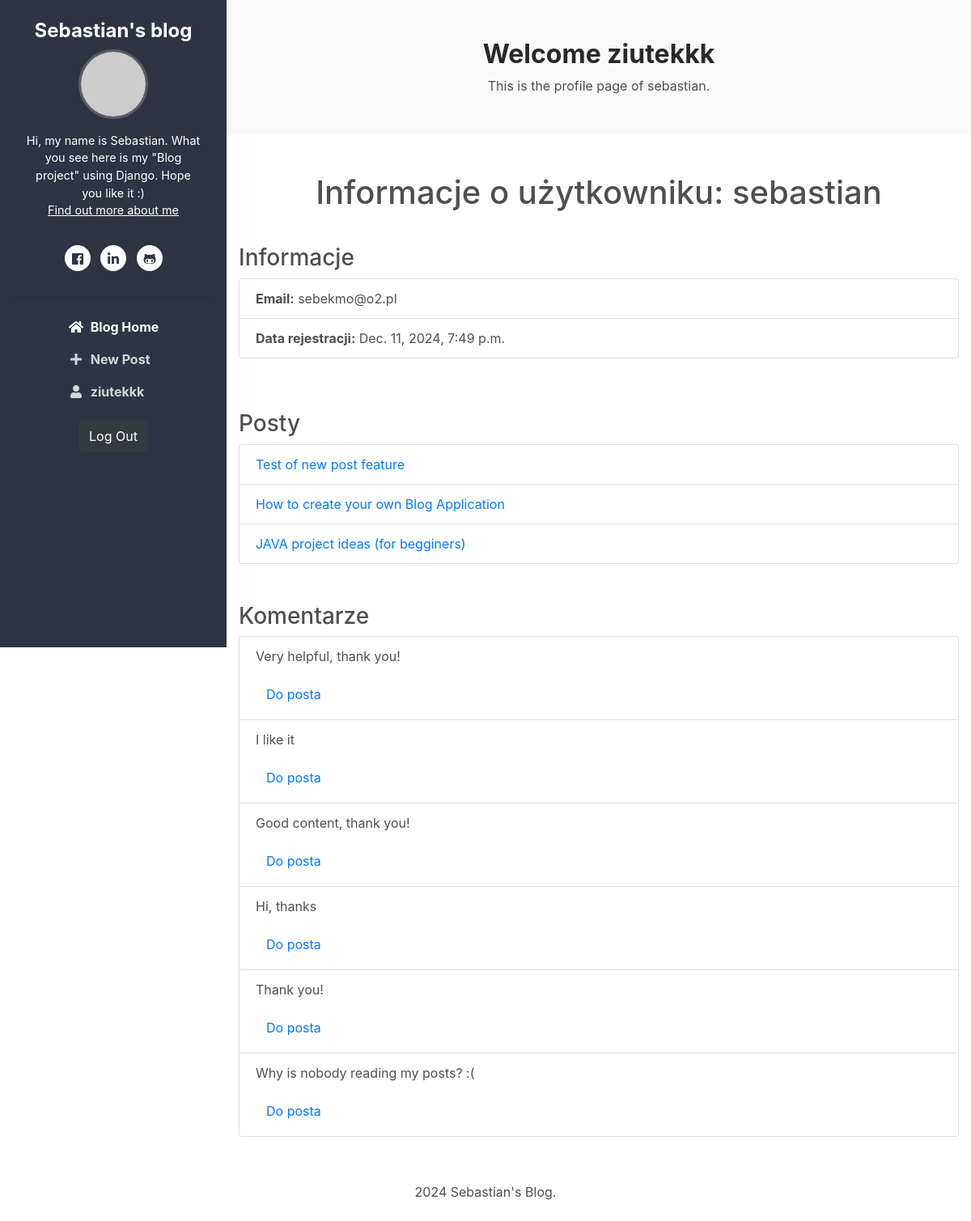
The app's page /profile/sebastian/ (signed in) with its own data.
### blog/models.py (models this page shows, shortened)
class Post(models.Model):
    title = models.CharField(max_length=100)
    content = models.TextField()
    author = models.CharField(max_length=30)
    published_at = models.DateTimeField(blank=True, null=True)
    created_at = models.DateTimeField(auto_now_add=True)
    updated_at = models.DateTimeField(auto_now=True)

class Comment(models.Model):
    post = models.ForeignKey(Post, on_delete=models.CASCADE, related_name="comments")
    author = models.ForeignKey(User, on_delete=models.CASCADE)
    content = models.TextField()
    created_at = models.DateTimeField(auto_now_add=True)

### blog/views.py (the view)
# urls.py: path('profile/', views.profile, name='profile'),
def profile(request, author=None):
    if author:
        profile_user = get_object_or_404(User, username=author)
    else:
        profile_user = request.user
    posts = Post.objects.filter(author=profile_user.username)
    comments = Comment.objects.filter(author=profile_user)
    return render(request, 'blog/profile.html', {
        'profile': profile_user,
        'posts': posts,
        'comments': comments
        })

### blog/templates/blog/profile.html (shortened to what this page needs)
{% extends 'base.html' %}
{% block content %}
<section class="cta-section theme-bg-light py-5">
    <div class="container text-center">
        <h2 class="heading">Welcome {{ user.username }}</h2>
        <div class="intro">This is the profile page of {{ profile.username }}.</div>
    </div>
</section>
<section class="profile-section py-5">
    <div class="container">
        <h1 class="text-center mb-4">Informacje o użytkowniku: {{ profile.username }}</h1>
        <div class="profile-info mb-5 py-3">
            <h3>Informacje</h3>
            <ul class="list-group">
                <li class="list-group-item"><strong>Email:</strong> {{ profile.email }}</li>
                <li class="list-group-item"><strong>Data rejestracji:</strong> {{ profile.date_joined }}</li>
            </ul>
        </div>
        <div class="posts-section mb-5">
            <h3>Posty</h3>
            {% if posts %}
                <ul class="list-group">
                    {% for post in posts %}
                        <li class="list-group-item">
                            <a href="{% url 'post_detail' post.id %}" class="text-decoration-none">{{ post.title }}</a>
                        </li>
                    {% endfor %}
                </ul>
            {% else %}
                <p class="text-muted">Brak postów.</p>
            {% endif %}
        </div>
        <div class="comments-section">
            <h3>Komentarze</h3>
            {% if comments %}
                <ul class="list-group">
                    {% for comment in comments %}
                        <li class="list-group-item">
                            <p>{{ comment.content }}</p>
                            <a href="{% url 'post_detail' comment.post.id %}" class="btn btn-link">Do posta</a>
                        </li>
                    {% endfor %}
                </ul>
            {% else %}
                <p class="text-muted">Brak komentarzy.</p>
            {% endif %}
        </div>
    </div>
</section>
{% endblock %}

### blog_main/templates/base.html (shortened to what this page needs)
{% load static %}
{% load humanize %}
<!DOCTYPE html>
<html lang="en">
<head>
    <link rel="stylesheet" href="https://stackpath.bootstrapcdn.com/bootstrap/4.4.1/css/bootstrap.min.css">
    <link id="theme-style" rel="stylesheet" href="{% static 'css/theme-1.css' %}">
</head>
<body>
    <header class="header text-center">
        <h1 class="blog-name pt-lg-4 mb-0"><a href="{% url 'home' %}">Sebastian's blog</a></h1>
        <nav class="navbar navbar-expand-lg navbar-dark">
            <div id="navigation" class="collapse navbar-collapse flex-column">
                <div class="profile-section pt-3 pt-lg-0">
                    {% if user.is_authenticated %}
                        <img class="profile-image mb-3 rounded-circle mx-auto"
                            src="https://ui-avatars.com/api/?name={{ user.username }}"
                            alt="avatar">
                    {% endif %}
                    <div class="bio mb-3">Hi, my name is Sebastian. What you see here is my "Blog project" using Django. Hope you like it :)<br><a href="https://github.com/sebbmon" target="_blank">Find out more about me</a></div>
                    <ul class="social-list list-inline py-3 mx-auto">
                        <li class="list-inline-item"><a href="#"><i class="fab fa-facebook fa-fw"></i></a></li>
                        <li class="list-inline-item"><a href="#"><i class="fab fa-linkedin-in fa-fw"></i></a></li>
                        <li class="list-inline-item"><a href="https://github.com/sebbmon" target="_blank"><i class="fab fa-github-alt fa-fw"></i></a></li>
                    </ul>
                    <hr>
                </div>
                <ul class="navbar-nav flex-column text-left">
					<li class="nav-item active">
					    <a class="nav-link" href="{% url 'home' %}"><i class="fas fa-home fa-fw mr-2"></i>Blog Home <span class="sr-only">(current)</span></a>
					</li>
					{% if user.is_authenticated %}
					<li class="nav-item">
					    <a class="nav-link" href="{% url 'new_post' %}"><i class="fas fa-plus fa-fw mr-2"></i>New Post</a>
					</li>
					<li class="nav-item">
					    <a class="nav-link" href="{% url 'profile' user.username %}"><i class="fas fa-user fa-fw mr-2"></i>{{ user.username }}</a>
					</li>
					{% endif %}
				</ul>
                <div class="my-2 my-md-3">
                    {% if user.is_authenticated %}
                    <form action="{% url 'logout' %}" method="post">
                        <button type="submit" class="btn btn-dark">Log Out</button>
                    </form>
                    {% else %}
                    <a class="btn btn-light" href="{% url 'login' %}">Log In</a>
                    <a class="btn btn-dark" href="{% url 'register' %}">Register</a>
                    {% endif %}
                </div>
            </div>
        </nav>
    </header>
    <main class="main-wrapper">
        {% block content %}{% endblock %}
    </main>
    <footer class="footer text-center py-2">
        <p>2024 Sebastian's Blog.</p>
    </footer>
</body>
</html>

### static/css/theme-1.css (style rules this page uses)
:root { --primary-color: #2e3442; --primary-dark: #1e232f; --dark-bg: #223142; --light-bg: #fafafa; --text-color: #4f4f4f; --sidebar-width: 280px; }
body { font-family: -apple-system, BlinkMacSystemFont, "Segoe UI", Roboto, "Helvetica Neue", Arial, sans-serif; color: var(--text-color); background: #fff; -webkit-font-smoothing: antialiased; }
.header { position: fixed; left: 0; top: 0; height: 100vh; width: var(--sidebar-width); background: var(--primary-color); color: #fff; overflow-y: auto; }
.header .blog-name { font-weight: bold; font-size: 1.5rem; }
.header .blog-name a { color: #fff; text-decoration: none; }
.header .navbar-dark .navbar-nav .nav-link { color: rgba(255, 255, 255, 0.8); font-weight: bold; }
.header .navbar-dark .navbar-nav .nav-link:hover, .header .navbar-dark .navbar-nav .active .nav-link { color: #fff; text-decoration: none; }
.profile-section .profile-image { max-width: 160px; border: 3px solid rgba(255,255,255,0.2); }
.profile-section .bio { font-size: 0.9rem; padding: 0 15px; }
.profile-section .bio a { color: #fff; text-decoration: underline; }
.social-list a { width: 32px; height: 32px; padding-top: 5px; display: inline-block; text-align: center; border-radius: 50%; background-color: #fff; color: var(--primary-color); transition: all 0.3s; }
.main-wrapper { margin-left: var(--sidebar-width); background: #fff; min-height: 100vh; }
.theme-bg-light { background: var(--light-bg) !important; }
.cta-section .heading { font-size: 2rem; font-weight: bold; color: #292929; }

### records on screen
Post: title "Test of new post feature"
Post: title "How to create your own Blog Application"
Post: title "JAVA project ideas (for begginers)"
Comment: content "Very helpful, thank you!"
Comment: content "I like it"
Comment: content "Good content, thank you!"
Comment: content "Hi, thanks"
Comment: content "Thank you!"
Comment: content "Why is nobody reading my posts? :("

### other values on screen
{{ user.username }} "ziutekkk"
{{ profile.username }} "sebastian"
{{ profile.email }} "sebekmo@o2.pl"
{{ profile.date_joined }} "Dec. 11, 2024, 7:49 p.m."
